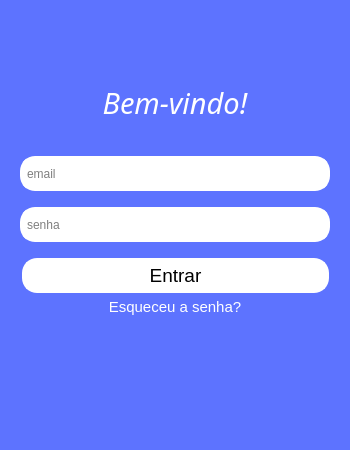
<?xml version="1.0" encoding="UTF-8"?>
<ui version="4.0">
 <class>background</class>
 <widget class="QMainWindow" name="background">
  <property name="geometry">
   <rect>
    <x>0</x>
    <y>0</y>
    <width>350</width>
    <height>450</height>
   </rect>
  </property>
  <property name="sizePolicy">
   <sizepolicy hsizetype="Maximum" vsizetype="Maximum">
    <horstretch>0</horstretch>
    <verstretch>0</verstretch>
   </sizepolicy>
  </property>
  <property name="maximumSize">
   <size>
    <width>350</width>
    <height>450</height>
   </size>
  </property>
  <property name="windowTitle">
   <string>MainWindow</string>
  </property>
  <property name="styleSheet">
   <string notr="true">background-color: rgb(93, 115, 255)
</string>
  </property>
  <widget class="QWidget" name="centralwidget">
   <widget class="QLabel" name="label">
    <property name="geometry">
     <rect>
      <x>100</x>
      <y>64</y>
      <width>150</width>
      <height>77</height>
     </rect>
    </property>
    <property name="font">
     <font>
      <family>Noto Sans</family>
      <pointsize>22</pointsize>
      <weight>50</weight>
      <italic>true</italic>
      <bold>false</bold>
     </font>
    </property>
    <property name="styleSheet">
     <string notr="true">color: rgb(255, 255, 255);</string>
    </property>
    <property name="text">
     <string>Bem-vindo!</string>
    </property>
    <property name="alignment">
     <set>Qt::AlignCenter</set>
    </property>
   </widget>
   <widget class="QWidget" name="verticalWidget" native="true">
    <property name="geometry">
     <rect>
      <x>0</x>
      <y>146</y>
      <width>350</width>
      <height>107</height>
     </rect>
    </property>
    <layout class="QVBoxLayout" name="verticalLayout">
     <property name="leftMargin">
      <number>20</number>
     </property>
     <property name="rightMargin">
      <number>20</number>
     </property>
     <item>
      <widget class="QLineEdit" name="lineEdit">
       <property name="sizePolicy">
        <sizepolicy hsizetype="Expanding" vsizetype="Maximum">
         <horstretch>0</horstretch>
         <verstretch>0</verstretch>
        </sizepolicy>
       </property>
       <property name="minimumSize">
        <size>
         <width>20</width>
         <height>0</height>
        </size>
       </property>
       <property name="maximumSize">
        <size>
         <width>16777215</width>
         <height>35</height>
        </size>
       </property>
       <property name="styleSheet">
        <string notr="true">QLineEdit { 
border: 5px solid white;
border-radius: 15px;
background-color: rgb(255, 255, 255);
}</string>
       </property>
       <property name="placeholderText">
        <string>email</string>
       </property>
       <property name="clearButtonEnabled">
        <bool>true</bool>
       </property>
      </widget>
     </item>
     <item>
      <widget class="QLineEdit" name="lineEdit_2">
       <property name="sizePolicy">
        <sizepolicy hsizetype="Expanding" vsizetype="Maximum">
         <horstretch>0</horstretch>
         <verstretch>0</verstretch>
        </sizepolicy>
       </property>
       <property name="maximumSize">
        <size>
         <width>16777215</width>
         <height>35</height>
        </size>
       </property>
       <property name="styleSheet">
        <string notr="true">QLineEdit { 
border: 5px solid white;
border-radius: 15px;
background-color: rgb(255, 255, 255);
}</string>
       </property>
       <property name="echoMode">
        <enum>QLineEdit::Password</enum>
       </property>
       <property name="placeholderText">
        <string>senha</string>
       </property>
       <property name="clearButtonEnabled">
        <bool>true</bool>
       </property>
      </widget>
     </item>
    </layout>
   </widget>
   <widget class="QPushButton" name="pushButton">
    <property name="geometry">
     <rect>
      <x>22</x>
      <y>258</y>
      <width>307</width>
      <height>35</height>
     </rect>
    </property>
    <property name="font">
     <font>
      <pointsize>14</pointsize>
      <weight>50</weight>
      <italic>false</italic>
      <bold>false</bold>
     </font>
    </property>
    <property name="styleSheet">
     <string notr="true">border: 2px solid white;
border-radius: 15px;
background-color: rgb(255, 255, 255);</string>
    </property>
    <property name="text">
     <string>Entrar</string>
    </property>
   </widget>
   <widget class="QPushButton" name="pushButton_2">
    <property name="geometry">
     <rect>
      <x>100</x>
      <y>294</y>
      <width>150</width>
      <height>25</height>
     </rect>
    </property>
    <property name="font">
     <font>
      <pointsize>11</pointsize>
      <weight>50</weight>
      <italic>false</italic>
      <bold>false</bold>
     </font>
    </property>
    <property name="styleSheet">
     <string notr="true">color: #fff</string>
    </property>
    <property name="text">
     <string>Esqueceu a senha?</string>
    </property>
    <property name="autoDefault">
     <bool>false</bool>
    </property>
    <property name="default">
     <bool>false</bool>
    </property>
    <property name="flat">
     <bool>true</bool>
    </property>
   </widget>
  </widget>
 </widget>
 <resources/>
 <connections/>
</ui>
